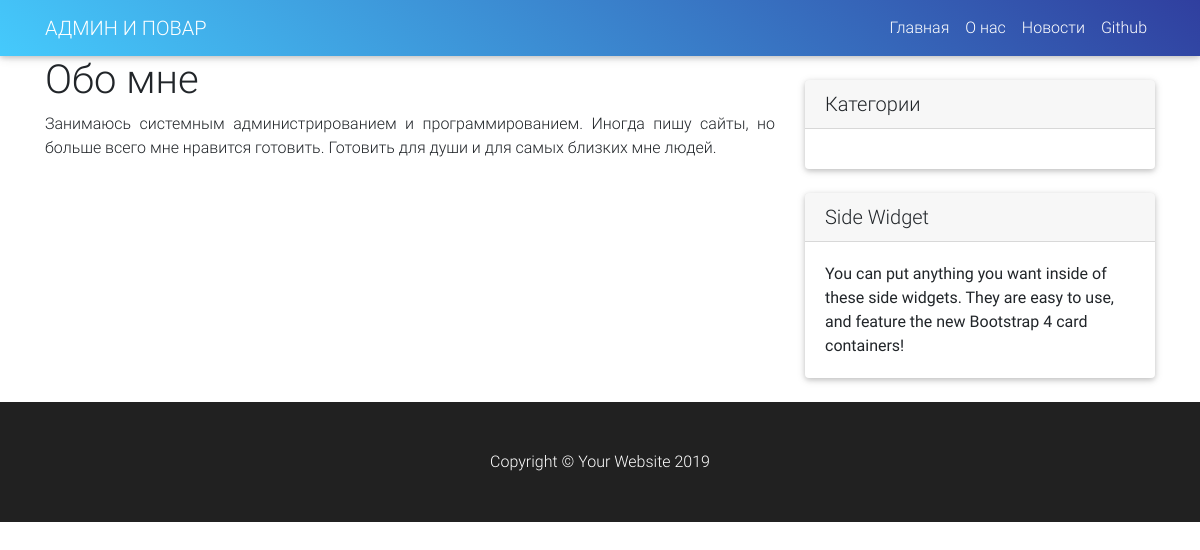
The page /about/ on the database its author committed.
### menu/models.py (models this page shows, shortened)
class MenuItem(MPTTModel):
    name = models.CharField("Имя", max_length=150)
    parent = TreeForeignKey(
        'self',
        on_delete=models.SET_NULL,
        null=True,
        blank=True,
        related_name='children'
    )
    menu = models.ForeignKey(Menu, verbose_name="Меню", on_delete=models.CASCADE)
    url = models.CharField("URL на внешний ресурс", max_length=500, blank=True, null=True)
    limit = models.Q(app_label="pages", model="page") | \
            models.Q(app_label="news", model="post") | \
            models.Q(app_label="news", model="category")
    content_type = models.ForeignKey(
        ContentType,
        verbose_name="Сыылка на",
        limit_choices_to=limit,
        on_delete=models.CASCADE,
        blank=True,
        null=True
    )
    object_id = models.PositiveIntegerField(verbose_name="Id записи", default=1, null=True)
    content_object = GenericForeignKey('content_type', 'object_id')
    class Meta:
        verbose_name = "Пункт меню"
        verbose_name_plural = "Пункты меню"

### pages/models.py (models this page shows, shortened)
class Page(models.Model):
    title = models.CharField("Заголовок страницы", max_length=500)
    content = models.TextField("Текст")
    created = models.DateTimeField("Дата публикации", auto_now_add=True)
    template = models.CharField("Шаблон страницы", max_length=500, default="pages/index.html")
    slug = models.SlugField(
        "URL",
        max_length=500,
        unique=True,
        default="",
        blank=True,
        null=True
    )
    class Meta:
        verbose_name = "Страница"
        verbose_name_plural = "Страницы"
    def get_absolute_url(self):
        if self.slug:
            return reverse('pages:page', kwargs={'page': self.slug})
        else:
            return reverse('pages:page')

### pages/views.py (the view)
# urls.py: path("", PageView.as_view(), name="page"),
class PageView(View):
    def get(self, request, page=None):
        if page is None:
            page = get_object_or_404(Page, slug__isnull=True)
        else:
            page = get_object_or_404(Page, slug=page)
        return render(request, page.template, {"page": page})

### menu/templatetags/menu_tag.py (called while the page is built)
@register.inclusion_tag("tags/base-tags.html")
def menu_items(menu, template="tags/menu-item.html"):
    return {
        "template": template,
        "menu_items": MenuItem.objects.filter(menu__name__icontains=menu)
    }

### news/context_processors.py (called while the page is built)
def categories_all(request):
    return {"categories": Category.objects.all()}

### news/models.py (called while the page is built)
    def get_absolute_url(self):
        return reverse('post_by_category_url', kwargs={"category": self.slug})

### news/templatetags/category_tag.py (called while the page is built)
@register.inclusion_tag("tags/base-tags.html")
def category_list(template="tags/category-list.html"):
    return {
        "template": template,
        "categories": Category.objects.all()
    }

### templates/pages/about.html (shortened to what this page needs)
{% extends 'pages/base.html' %}
{% block content %}
    <div class="col-md-8">
        <h1 class="h1-responsive">{{ page.title }}</h1>
        <div class="text-justify">
            {{ page.content }}
        </div>
    </div>
    {% include 'include/sidebar.html' %}
{% endblock content %}

### templates/tags/menu-item.html
<div class="collapse text-center navbar-collapse" id="navbarResponsive">
    <ul class="navbar-nav ml-auto">
        {% for item in menu_items %}
            <li class="nav-item">
                {% if item.url %}
                    <a class="nav-link" href="{{ item.url }}">{{ item.name }}</a>
                {% else %}
                    <a class="nav-link" href="{{ item.content_object.get_absolute_url }}">{{ item.name }}</a>
                {% endif %}
            </li>
        {% endfor %}
    </ul>
</div>

### static/css/blog-home.css (style rules this page uses)
body { padding-top: 56px; }
html, body, .full-width { height: 100%; }

### rows shown on the page
MenuItem: name "Главная"
MenuItem: name "О нас"
MenuItem: name "Новости"
MenuItem: name "Github"
Page: title "Обо мне", content "Занимаюсь системным администрированием и программированием. Иногда пишу сайты, но больше всего мне нравится готовить. Готовить для души и для самых близких мне людей."
